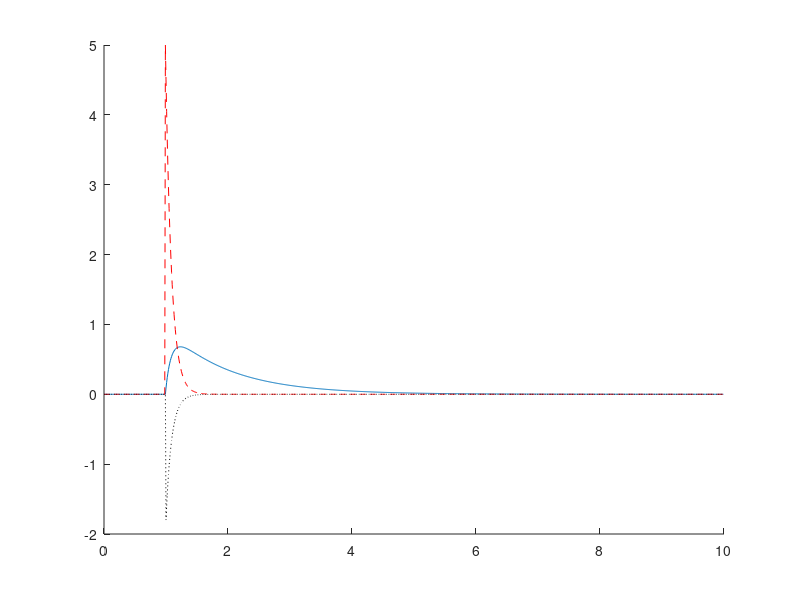

Source code (MATLAB):
clear; clf; hold on;

c_m = 1; g_L = 1; tau_syn = 0.1; E_syn = 10; delta_t = 0.01;
g_syn(1) = 0; I_syn(1) = 0; v_m(1) = 0; t(1) = 0;

for i = 2 : 10 / delta_t
    t(i) = t(i-1) + delta_t;
    if abs(t(i) - 1) < 0.001; g_syn(i - 1) = 1; end
    g_syn(i) = g_syn(i - 1) - delta_t / tau_syn * g_syn(i - 1);
    I_syn(i) = g_syn(i) * (v_m(i - 1) - E_syn);
    v_m(i) = v_m(i - 1) - delta_t / c_m * g_L * v_m(i - 1)...
        - delta_t / c_m * I_syn(i);
end

plot(t, v_m); plot(t, g_syn * 5, 'r--');
plot(t, I_syn / 5, 'k:')